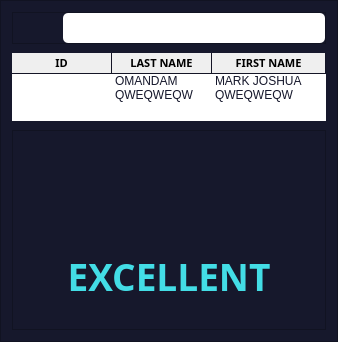
                          <widget class="QFrame" name="frame_20">
                           <property name="maximumSize">
                            <size>
                             <width>400</width>
                             <height>16777215</height>
                            </size>
                           </property>
                           <property name="styleSheet">
                            <string notr="true">background-color: rgb(22, 24, 44);</string>
                           </property>
                           <property name="frameShape">
                            <enum>QFrame::StyledPanel</enum>
                           </property>
                           <property name="frameShadow">
                            <enum>QFrame::Raised</enum>
                           </property>
                           <layout class="QVBoxLayout" name="verticalLayout_24">
                            <property name="spacing">
                             <number>9</number>
                            </property>
                            <item>
                             <widget class="QFrame" name="frame_26">
                              <property name="minimumSize">
                               <size>
                                <width>0</width>
                                <height>0</height>
                               </size>
                              </property>
                              <property name="maximumSize">
                               <size>
                                <width>370</width>
                                <height>16777215</height>
                               </size>
                              </property>
                              <property name="styleSheet">
                               <string notr="true"/>
                              </property>
                              <property name="frameShape">
                               <enum>QFrame::StyledPanel</enum>
                              </property>
                              <property name="frameShadow">
                               <enum>QFrame::Raised</enum>
                              </property>
                              <layout class="QHBoxLayout" name="horizontalLayout_16">
                               <property name="spacing">
                                <number>0</number>
                               </property>
                               <property name="leftMargin">
                                <number>0</number>
                               </property>
                               <property name="topMargin">
                                <number>0</number>
                               </property>
                               <property name="rightMargin">
                                <number>0</number>
                               </property>
                               <property name="bottomMargin">
                                <number>0</number>
                               </property>
                               <item>
                                <widget class="QLabel" name="conCheck_label_srchIcon">
                                 <property name="minimumSize">
                                  <size>
                                   <width>50</width>
                                   <height>0</height>
                                  </size>
                                 </property>
                                 <property name="text">
                                  <string/>
                                 </property>
                                 <property name="pixmap">
                                  <pixmap resource="../imgs.qrc">:/newPrefix/images/icons8-search-24.png</pixmap>
                                 </property>
                                 <property name="alignment">
                                  <set>Qt::AlignCenter</set>
                                 </property>
                                </widget>
                               </item>
                               <item>
                                <widget class="QLineEdit" name="conCheck_search">
                                 <property name="minimumSize">
                                  <size>
                                   <width>0</width>
                                   <height>30</height>
                                  </size>
                                 </property>
                                 <property name="font">
                                  <font>
                                   <family>Montserrat Light</family>
                                   <pointsize>12</pointsize>
                                  </font>
                                 </property>
                                 <property name="styleSheet">
                                  <string notr="true">background-color: rgb(255, 255, 255);
color: rgb(22, 24, 44);
border-radius:5px;</string>
                                 </property>
                                </widget>
                               </item>
                              </layout>
                             </widget>
                            </item>
                            <item>
                             <widget class="QTreeWidget" name="conCheck_treeWidget_2">
                              <property name="sizePolicy">
                               <sizepolicy hsizetype="Expanding" vsizetype="Expanding">
                                <horstretch>0</horstretch>
                                <verstretch>0</verstretch>
                               </sizepolicy>
                              </property>
                              <property name="layoutDirection">
                               <enum>Qt::LeftToRight</enum>
                              </property>
                              <property name="autoFillBackground">
                               <bool>false</bool>
                              </property>
                              <property name="styleSheet">
                               <string notr="true">QTreeWidget{
	background-color: rgb(255, 255, 255);
	color:rgb(22, 24, 44);
	border-radius:0px;
}

QTreeWidget QHeaderView::section {
	border-style:none;
	border-bottom:1px solid rgb(20, 21, 38) ;
	border-right:1px solid rgb(20, 21, 38);
}</string>
                              </property>
                              <property name="sizeAdjustPolicy">
                               <enum>QAbstractScrollArea::AdjustToContents</enum>
                              </property>
                              <property name="autoScroll">
                               <bool>true</bool>
                              </property>
                              <property name="editTriggers">
                               <set>QAbstractItemView::SelectedClicked</set>
                              </property>
                              <attribute name="headerCascadingSectionResizes">
                               <bool>false</bool>
                              </attribute>
                              <column>
                               <property name="text">
                                <string>ID</string>
                               </property>
                               <property name="font">
                                <font>
                                 <family>Montserrat SemiBold</family>
                                 <pointsize>8</pointsize>
                                 <weight>75</weight>
                                 <bold>true</bold>
                                </font>
                               </property>
                               <property name="textAlignment">
                                <set>AlignCenter</set>
                               </property>
                              </column>
                              <column>
                               <property name="text">
                                <string>LAST NAME</string>
                               </property>
                               <property name="font">
                                <font>
                                 <family>Montserrat SemiBold</family>
                                 <pointsize>8</pointsize>
                                 <weight>75</weight>
                                 <bold>true</bold>
                                </font>
                               </property>
                               <property name="textAlignment">
                                <set>AlignCenter</set>
                               </property>
                              </column>
                              <column>
                               <property name="text">
                                <string>FIRST NAME</string>
                               </property>
                               <property name="font">
                                <font>
                                 <family>Montserrat SemiBold</family>
                                 <pointsize>8</pointsize>
                                 <weight>75</weight>
                                 <bold>true</bold>
                                </font>
                               </property>
                               <property name="textAlignment">
                                <set>AlignCenter</set>
                               </property>
                              </column>
                              <item>
                               <property name="text">
                                <string/>
                               </property>
                               <property name="text">
                                <string>OMANDAM</string>
                               </property>
                               <property name="font">
                                <font>
                                 <pointsize>9</pointsize>
                                </font>
                               </property>
                               <property name="textAlignment">
                                <set>AlignCenter</set>
                               </property>
                               <property name="text">
                                <string>MARK JOSHUA</string>
                               </property>
                               <property name="font">
                                <font>
                                 <pointsize>9</pointsize>
                                </font>
                               </property>
                               <property name="textAlignment">
                                <set>AlignCenter</set>
                               </property>
                              </item>
                              <item>
                               <property name="text">
                                <string/>
                               </property>
                               <property name="text">
                                <string>QWEQWEQW</string>
                               </property>
                               <property name="font">
                                <font>
                                 <pointsize>9</pointsize>
                                </font>
                               </property>
                               <property name="textAlignment">
                                <set>AlignCenter</set>
                               </property>
                               <property name="text">
                                <string>QWEQWEQW</string>
                               </property>
                               <property name="font">
                                <font>
                                 <pointsize>9</pointsize>
                                </font>
                               </property>
                               <property name="textAlignment">
                                <set>AlignCenter</set>
                               </property>
                              </item>
                             </widget>
                            </item>
                            <item>
                             <widget class="QFrame" name="frame_23">
                              <property name="minimumSize">
                               <size>
                                <width>0</width>
                                <height>200</height>
                               </size>
                              </property>
                              <property name="frameShape">
                               <enum>QFrame::StyledPanel</enum>
                              </property>
                              <property name="frameShadow">
                               <enum>QFrame::Raised</enum>
                              </property>
                              <layout class="QVBoxLayout" name="verticalLayout_29">
                               <item>
                                <widget class="QLabel" name="conCheck_status_icon">
                                 <property name="minimumSize">
                                  <size>
                                   <width>0</width>
                                   <height>0</height>
                                  </size>
                                 </property>
                                 <property name="maximumSize">
                                  <size>
                                   <width>16777215</width>
                                   <height>16777215</height>
                                  </size>
                                 </property>
                                 <property name="font">
                                  <font>
                                   <family>Montserrat Light</family>
                                   <pointsize>30</pointsize>
                                  </font>
                                 </property>
                                 <property name="text">
                                  <string/>
                                 </property>
                                 <property name="pixmap">
                                  <pixmap resource="../imgs.qrc">:/newPrefix/images/icons8-lol-100.png</pixmap>
                                 </property>
                                 <property name="scaledContents">
                                  <bool>false</bool>
                                 </property>
                                 <property name="alignment">
                                  <set>Qt::AlignCenter</set>
                                 </property>
                                </widget>
                               </item>
                               <item>
                                <widget class="QLabel" name="conCheck_label_status">
                                 <property name="font">
                                  <font>
                                   <family>Montserrat Light</family>
                                   <pointsize>30</pointsize>
                                  </font>
                                 </property>
                                 <property name="text">
                                  <string>&lt;html&gt;&lt;head/&gt;&lt;body&gt;&lt;p&gt;&lt;span style=&quot; font-size:28pt; font-weight:600; color:#43dde6;&quot;&gt;EXCELLENT&lt;/span&gt;&lt;/p&gt;&lt;/body&gt;&lt;/html&gt;</string>
                                 </property>
                                 <property name="scaledContents">
                                  <bool>true</bool>
                                 </property>
                                 <property name="alignment">
                                  <set>Qt::AlignCenter</set>
                                 </property>
                                </widget>
                               </item>
                              </layout>
                             </widget>
                            </item>
                           </layout>
                          </widget>
